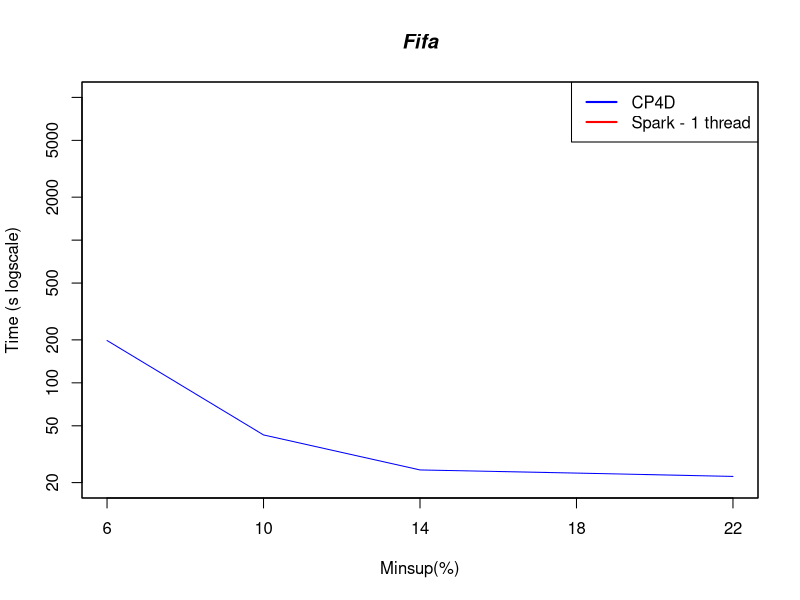

Here is the R script that generated this plot:

#DATA
xLabel <- c("6", "10", "14", "18", "22")
x <- c(1:5)

cp4d <- c(197.944, 43.147, 24.529, 23.317, 22.095)

#PLOT
plot(x,cp4d, log = "y", type="l", xlab="Minsup(%)", ylab="Time (s logscale)", col="blue", xaxt='n', ylim=c(20, 10000))

#Pretty up
title(main="Fifa", font.main=4)
legend("topright", legend=c("CP4D", "Spark - 1 thread"), lty=c(1,1),lwd=c(2,2), col=c("blue","red"))
axis(1, at=1:5, lab=xLabel)
box()